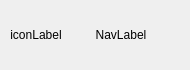
<?xml version="1.0" encoding="UTF-8"?>
<ui version="4.0">
 <class>NavItem</class>
 <widget class="QWidget" name="NavItem">
  <property name="geometry">
   <rect>
    <x>0</x>
    <y>0</y>
    <width>190</width>
    <height>70</height>
   </rect>
  </property>
  <property name="sizePolicy">
   <sizepolicy hsizetype="Fixed" vsizetype="Fixed">
    <horstretch>0</horstretch>
    <verstretch>0</verstretch>
   </sizepolicy>
  </property>
  <property name="cursor">
   <cursorShape>PointingHandCursor</cursorShape>
  </property>
  <property name="mouseTracking">
   <bool>false</bool>
  </property>
  <property name="windowTitle">
   <string>Form</string>
  </property>
  <property name="autoFillBackground">
   <bool>false</bool>
  </property>
  <property name="styleSheet">
   <string notr="true"/>
  </property>
  <layout class="QGridLayout" name="gridLayout">
   <property name="leftMargin">
    <number>10</number>
   </property>
   <property name="topMargin">
    <number>10</number>
   </property>
   <property name="rightMargin">
    <number>10</number>
   </property>
   <property name="bottomMargin">
    <number>10</number>
   </property>
   <item row="0" column="0">
    <layout class="QHBoxLayout" name="navHorizontalLayout">
     <property name="spacing">
      <number>0</number>
     </property>
     <property name="sizeConstraint">
      <enum>QLayout::SetFixedSize</enum>
     </property>
     <property name="leftMargin">
      <number>0</number>
     </property>
     <property name="rightMargin">
      <number>0</number>
     </property>
     <property name="bottomMargin">
      <number>0</number>
     </property>
     <item>
      <widget class="QLabel" name="navIcon">
       <property name="sizePolicy">
        <sizepolicy hsizetype="Fixed" vsizetype="Preferred">
         <horstretch>0</horstretch>
         <verstretch>0</verstretch>
        </sizepolicy>
       </property>
       <property name="styleSheet">
        <string notr="true"/>
       </property>
       <property name="text">
        <string>iconLabel</string>
       </property>
       <property name="scaledContents">
        <bool>false</bool>
       </property>
       <property name="alignment">
        <set>Qt::AlignCenter</set>
       </property>
      </widget>
     </item>
     <item>
      <widget class="QLabel" name="navLabel">
       <property name="sizePolicy">
        <sizepolicy hsizetype="Ignored" vsizetype="Preferred">
         <horstretch>0</horstretch>
         <verstretch>0</verstretch>
        </sizepolicy>
       </property>
       <property name="mouseTracking">
        <bool>true</bool>
       </property>
       <property name="styleSheet">
        <string notr="true"/>
       </property>
       <property name="frameShape">
        <enum>QFrame::NoFrame</enum>
       </property>
       <property name="frameShadow">
        <enum>QFrame::Raised</enum>
       </property>
       <property name="lineWidth">
        <number>1</number>
       </property>
       <property name="text">
        <string>NavLabel</string>
       </property>
       <property name="alignment">
        <set>Qt::AlignCenter</set>
       </property>
       <property name="wordWrap">
        <bool>true</bool>
       </property>
      </widget>
     </item>
    </layout>
   </item>
  </layout>
 </widget>
 <resources/>
 <connections/>
 <slots>
  <signal>onClicked()</signal>
 </slots>
</ui>
